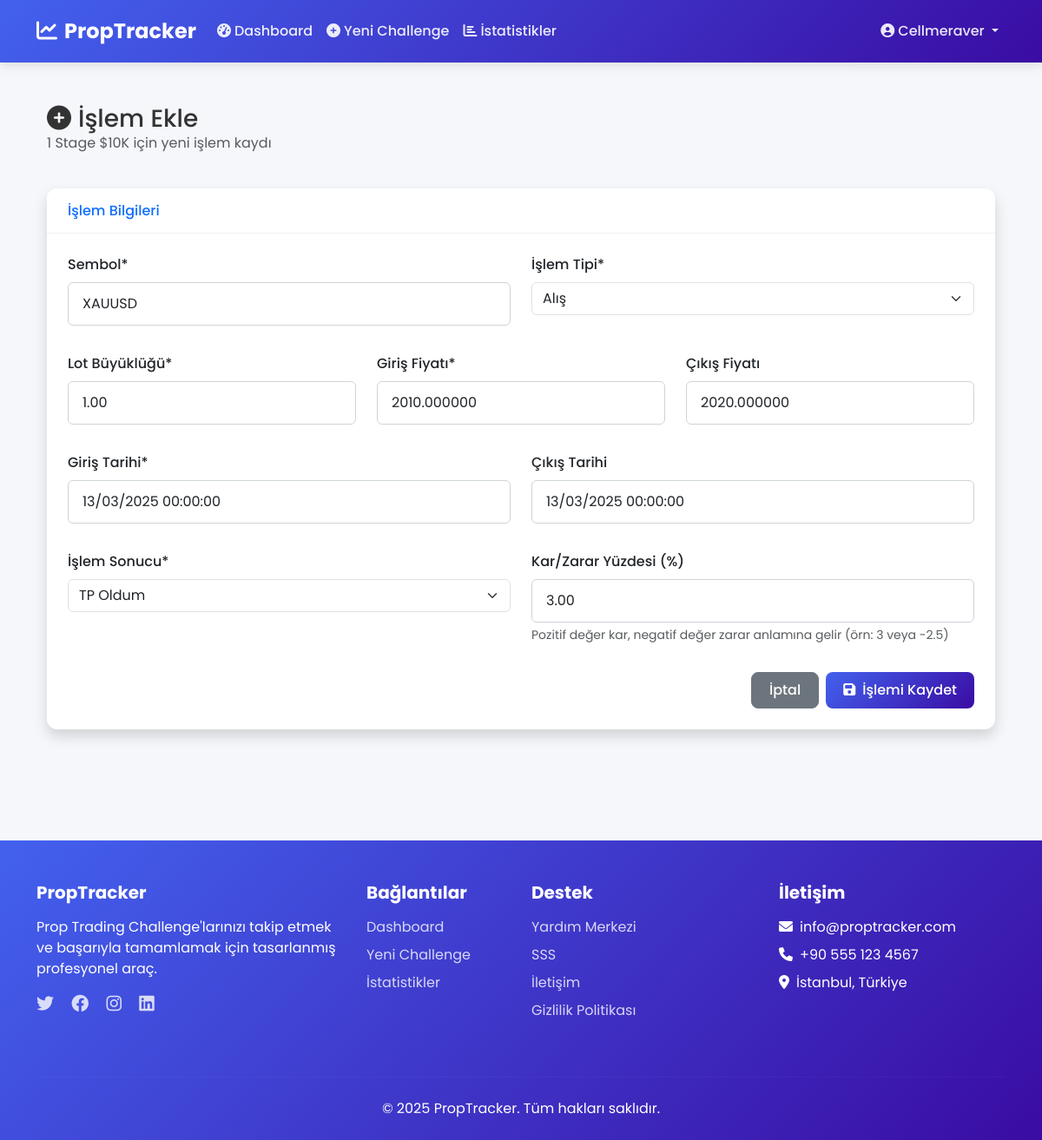
The app's page /trade/7/update/ (signed in) with its own data.
### tracker/models.py (models this page shows, shortened)
class UserChallenge(models.Model):
    user = models.ForeignKey(User, on_delete=models.CASCADE, related_name='challenges')
    challenge_type = models.ForeignKey(ChallengeType, on_delete=models.CASCADE)
    start_date = models.DateField(default=timezone.now)
    current_stage = models.IntegerField(default=1, help_text="Çok aşamalı challenge'larda mevcut aşama")
    stage1_completion_date = models.DateField(null=True, blank=True)
    stage2_completion_date = models.DateField(null=True, blank=True)
    completion_date = models.DateField(null=True, blank=True, help_text="Challenge'ın tamamlandığı tarih")
    failure_reason = models.CharField(max_length=255, null=True, blank=True, help_text="Challenge başarısız olma sebebi")
    STATUS_CHOICES = [
        ('ACTIVE', 'Devam Ediyor'),
        ('COMPLETED', 'Başarıyla Tamamlandı'),
        ('FAILED', 'Başarısız'),
        ('FUNDED', 'Fonlandı'),
    ]
    status = models.CharField(max_length=20, choices=STATUS_CHOICES, default='ACTIVE')
    current_balance = models.DecimalField(max_digits=15, decimal_places=2)
    highest_balance = models.DecimalField(max_digits=15, decimal_places=2)
    lowest_balance = models.DecimalField(max_digits=15, decimal_places=2)
    funding_date = models.DateField(null=True, blank=True)
    profit_share_percentage = models.DecimalField(max_digits=5, decimal_places=2, null=True, blank=True)

class ChallengeType(models.Model):
    provider = models.ForeignKey(FundingProvider, on_delete=models.CASCADE, related_name='challenge_types')
    name = models.CharField(max_length=100)  # Örn: "10K Challenge"
    account_size = models.DecimalField(max_digits=15, decimal_places=2)  # Örn: 10000.00
    price = models.DecimalField(max_digits=10, decimal_places=2)  # Challenge ücreti
    max_daily_loss = models.DecimalField(max_digits=5, decimal_places=2, help_text="Yüzde olarak")  # Örn: 5.00 (%)
    max_total_loss = models.DecimalField(max_digits=5, decimal_places=2, help_text="Yüzde olarak")  # Örn: 10.00 (%)
    profit_target = models.DecimalField(max_digits=5, decimal_places=2, help_text="Yüzde olarak")  # Örn: 8.00 (%)
    duration_days = models.IntegerField(help_text="Challenge süresi (gün)")

class Trade(models.Model):
    TRADE_RESULT_CHOICES = [
        ('TP', 'TP Oldum'),
        ('SL', 'Stop Oldum'),
        ('CUSTOM', 'Özel')
    ]
    user = models.ForeignKey(User, on_delete=models.CASCADE, related_name='trades')
    challenge = models.ForeignKey(UserChallenge, on_delete=models.CASCADE, related_name='trades')
    symbol = models.CharField(max_length=20, verbose_name="Sembol")
    TRADE_TYPES = [
        ('BUY', 'Alış'),
        ('SELL', 'Satış'),
    ]
    trade_type = models.CharField(max_length=10, choices=TRADE_TYPES, verbose_name="İşlem Tipi")
    lot_size = models.DecimalField(max_digits=10, decimal_places=2, verbose_name="Lot Büyüklüğü")
    entry_price = models.DecimalField(max_digits=15, decimal_places=6, verbose_name="Giriş Fiyatı")
    exit_price = models.DecimalField(max_digits=15, decimal_places=6, null=True, blank=True, verbose_name="Çıkış Fiyatı")
    entry_date = models.DateTimeField(verbose_name="Giriş Tarihi")
    exit_date = models.DateTimeField(null=True, blank=True, verbose_name="Çıkış Tarihi")
    trade_result = models.CharField(max_length=10, choices=TRADE_RESULT_CHOICES, verbose_name="İşlem Sonucu")
    custom_result = models.CharField(max_length=100, blank=True, null=True, verbose_name="Özel Sonuç")
    profit_loss = models.DecimalField(max_digits=15, decimal_places=2, null=True, blank=True, verbose_name="Kar/Zarar ($)")
    profit_loss_percentage = models.DecimalField(max_digits=6, decimal_places=2, null=True, blank=True, verbose_name="Kar/Zarar Yüzdesi (%)")
    notes = models.TextField(blank=True, null=True, verbose_name="Notlar")
    created_at = models.DateTimeField(auto_now_add=True)
    updated_at = models.DateTimeField(auto_now=True)

### tracker/views.py (the view)
# urls.py: path('trade/<int:trade_id>/update/', views.update_trade, name='update_trade'),
@login_required
def update_trade(request, trade_id):
    trade = get_object_or_404(Trade, id=trade_id, user=request.user)
    challenge = trade.challenge
    old_profit_loss = trade.profit_loss
    if request.method == 'POST':
        form = TradeForm(request.POST, instance=trade)
        if form.is_valid():
            updated_trade = form.save(commit=False)
            initial_balance = challenge.challenge_type.account_size
            if updated_trade.profit_loss_percentage is not None:
                percentage_decimal = Decimal(str(float(updated_trade.profit_loss_percentage) / 100))
                updated_trade.profit_loss = initial_balance * percentage_decimal
            updated_trade.save()
            challenge.current_balance = challenge.current_balance - old_profit_loss + updated_trade.profit_loss
            if challenge.current_balance > challenge.highest_balance:
                challenge.highest_balance = challenge.current_balance
            if challenge.current_balance < challenge.lowest_balance:
                challenge.lowest_balance = challenge.current_balance
            challenge.save()
            messages.success(request, 'İşlem başarıyla güncellendi!')
            return redirect('challenge_detail', challenge_id=challenge.id)
    else:
        form = TradeForm(instance=trade)
    context = {
        'form': form,
        'trade': trade,
        'challenge': challenge,
        'is_update': True
    }
    return render(request, 'tracker/add_trade.html', context)

### tracker/forms.py (shortened to what this page needs)
class TradeForm(forms.ModelForm):
    class Meta:
        model = Trade
        fields = [
            'symbol', 'trade_type', 'lot_size',
            'entry_price', 'exit_price',
            'entry_date', 'exit_date',
            'trade_result', 'custom_result',
            'profit_loss_percentage', 'notes'
        ]
        widgets = {
            'custom_result': forms.TextInput(attrs={'class': 'form-control', 'placeholder': 'Özel sonuç açıklaması'}),
        }
    def __init__(self, *args, **kwargs):
        super().__init__(*args, **kwargs)
        self.fields['trade_result'].choices = [
            ('TP', 'TP Oldum'),
            ('SL', 'Stop Oldum'),
            ('CUSTOM', 'Özel')
        ]
        self.fields['trade_type'].choices = [
            ('BUY', 'Alış'),
            ('SELL', 'Satış')
        ]
        self.fields['custom_result'].required = False
        self.fields['profit_loss_percentage'].help_text = 'Pozitif değer kar, negatif değer zarar anlamına gelir (örn: 3 veya -2.5)'

### templates/tracker/add_trade.html (shortened to what this page needs)
{% extends "base.html" %}
{% load crispy_forms_tags %}
{% block content %}
<div class="container-md py-4">
  <div class="row mb-4">
    <div class="col">
      <h1 class="h3 mb-0 text-gray-800">
        <i class="fas fa-plus-circle me-2"></i>İşlem Ekle
      </h1>
      <p class="text-muted">{{ challenge.challenge_type.name }} için yeni işlem kaydı</p>
    </div>
  </div>
  <div class="card shadow mb-4">
    <div class="card-header py-3 d-flex justify-content-between align-items-center">
      <h6 class="m-0 font-weight-bold text-primary">İşlem Bilgileri</h6>
    </div>
    <div class="card-body">
      <form method="post" novalidate>
        <div class="row gx-4">
          <div class="col-md-6 mb-3">
            {{ form.symbol|as_crispy_field }}
          </div>
          <div class="col-md-6 mb-3">
            {{ form.trade_type|as_crispy_field }}
          </div>
        </div>
        <div class="row gx-4">
          <div class="col-md-4 mb-3">
            {{ form.lot_size|as_crispy_field }}
          </div>
          <div class="col-md-4 mb-3">
            {{ form.entry_price|as_crispy_field }}
          </div>
          <div class="col-md-4 mb-3">
            {{ form.exit_price|as_crispy_field }}
          </div>
        </div>
        <div class="row gx-4">
          <div class="col-md-6 mb-3">
            {{ form.entry_date|as_crispy_field }}
          </div>
          <div class="col-md-6 mb-3">
            {{ form.exit_date|as_crispy_field }}
          </div>
        </div>
        <div class="row gx-4">
          <div class="col-md-6 mb-3">
            {{ form.trade_result|as_crispy_field }}
          </div>
          <div class="col-md-6 mb-3">
            {{ form.profit_loss_percentage|as_crispy_field }}
          </div>
        </div>
        <div class="d-flex justify-content-end">
          <a href="{% url 'challenge_detail' challenge.id %}" class="btn btn-secondary me-2">İptal</a>
          <button type="submit" class="btn btn-primary">
            <i class="fas fa-save me-2"></i>İşlemi Kaydet
          </button>
        </div>
      </form>
    </div>
  </div>
</div>
{% endblock content %}

### templates/base.html (shortened to what this page needs)
<!DOCTYPE html>
{% load static %}
<html lang="tr">
  <head>
    <link href="{% static 'css/bootstrap.min.css' %}" rel="stylesheet">
    <link href="{% static 'css/custom.css' %}" rel="stylesheet">
    <link
      href="https://cdn.jsdelivr.net/npm/bootstrap@5.3.0-alpha1/dist/css/bootstrap.min.css"
      rel="stylesheet"
    />
    <link
      rel="stylesheet"
      href="https://cdnjs.cloudflare.com/ajax/libs/font-awesome/6.0.0/css/all.min.css"
    />
  </head>
  <body>
    <nav class="navbar navbar-expand-lg navbar-dark mb-4">
      <div class="container">
        <a class="navbar-brand" href="{% url 'dashboard' %}">
          <i class="fas fa-chart-line me-2"></i>PropTracker
        </a>
        <div class="collapse navbar-collapse" id="navbarNav">
          <ul class="navbar-nav me-auto">
            {% if user.is_authenticated %}
            <li class="nav-item">
              <a class="nav-link" href="{% url 'dashboard' %}">
                <i class="fas fa-tachometer-alt me-1"></i>Dashboard
              </a>
            </li>
            <li class="nav-item">
              <a class="nav-link" href="{% url 'add_challenge' %}">
                <i class="fas fa-plus-circle me-1"></i>Yeni Challenge
              </a>
            </li>
            <li class="nav-item">
              <a class="nav-link" href="{% url 'trading_statistics' %}">
                <i class="fas fa-chart-bar me-1"></i>İstatistikler
              </a>
            </li>
            {% endif %}
          </ul>
          <ul class="navbar-nav">
            {% if user.is_authenticated %}
            <li class="nav-item dropdown">
              <a class="nav-link dropdown-toggle" href="#" id="userDropdown" role="button" data-bs-toggle="dropdown">
                <i class="fas fa-user-circle me-1"></i>{{ user.username }}
              </a>
            </li>
            {% endif %}
          </ul>
        </div>
      </div>
    </nav>
    <div class="container">
       {% block content %}{% endblock %}
    </div>
    <footer>
      <div class="container">
        <div class="row">
          <div class="col-lg-4 mb-4">
            <h5 class="mb-3 fw-bold">PropTracker</h5>
            <p class="mb-3">
              Prop Trading Challenge'larınızı takip etmek ve başarıyla
              tamamlamak için tasarlanmış profesyonel araç.
            </p>
            <div class="social-icons">
              <a href="#" class="me-3"><i class="fab fa-twitter fa-lg"></i></a>
              <a href="#" class="me-3"><i class="fab fa-facebook fa-lg"></i></a>
              <a href="#" class="me-3"
                ><i class="fab fa-instagram fa-lg"></i
              ></a>
              <a href="#" class="me-3"><i class="fab fa-linkedin fa-lg"></i></a>
            </div>
          </div>
          <div class="col-lg-2 col-md-4 mb-4">
            <h5 class="mb-3 fw-bold">Bağlantılar</h5>
            <ul class="list-unstyled">
              <li class="mb-2">
                <a href="{% url 'dashboard' %}">Dashboard</a>
              </li>
              <li class="mb-2">
                <a href="{% url 'add_challenge' %}">Yeni Challenge</a>
              </li>
              <li class="mb-2">
                <a href="{% url 'trading_statistics' %}">İstatistikler</a>
              </li>
            </ul>
          </div>
          <div class="col-lg-3 col-md-4 mb-4">
            <h5 class="mb-3 fw-bold">Destek</h5>
            <ul class="list-unstyled">
              <li class="mb-2"><a href="#">Yardım Merkezi</a></li>
              <li class="mb-2"><a href="#">SSS</a></li>
              <li class="mb-2"><a href="#">İletişim</a></li>
              <li class="mb-2"><a href="#">Gizlilik Politikası</a></li>
            </ul>
          </div>
          <div class="col-lg-3 col-md-4 mb-4">
            <h5 class="mb-3 fw-bold">İletişim</h5>
            <ul class="list-unstyled">
              <li class="mb-2">
                <i class="fas fa-envelope me-2"></i>info@proptracker.com
              </li>
              <li class="mb-2">
                <i class="fas fa-phone me-2"></i>+90 555 123 4567
              </li>
              <li class="mb-2">
                <i class="fas fa-map-marker-alt me-2"></i>İstanbul, Türkiye
              </li>
            </ul>
          </div>
        </div>
        <hr class="mt-4 mb-4" style="border-color: rgba(255, 255, 255, 0.1)" />
        <div class="text-center">
          <p class="mb-0">&copy; 2025 PropTracker. Tüm hakları saklıdır.</p>
        </div>
      </div>
    </footer>
  </body>
</html>

### static/css/custom.css (style rules this page uses)
.card { height: 100%; }
.form-control { font-size: 0.9rem; }

### templates/base.html (style rules this page uses)
:root { --primary-color: #4361ee; --secondary-color: #3a0ca3; --success-color: #4cc9f0; --danger-color: #f72585; --warning-color: #f8961e; --info-color: #4895ef; --light-color: #f8f9fa; --dark-color: #212529; }
body { font-family: "Poppins", sans-serif; background-color: #f5f7fa; color: #333; }
.navbar { background: linear-gradient( 135deg, var(--primary-color), var(--secondary-color) ); box-shadow: 0 4px 12px rgba(0, 0, 0, 0.1); padding: 0.8rem 1rem; }
.navbar-brand { font-weight: 700; font-size: 1.5rem; color: white !important; }
.nav-link { color: rgba(255, 255, 255, 0.9) !important; font-weight: 500; padding: 0.5rem 1rem; border-radius: 5px; transition: all 0.3s ease; }
.card { border: none; border-radius: 12px; box-shadow: 0 5px 15px rgba(0, 0, 0, 0.05); transition: transform 0.3s ease, box-shadow 0.3s ease; overflow: hidden; }
.card-header { background-color: white; border-bottom: 1px solid rgba(0, 0, 0, 0.05); font-weight: 600; padding: 1.25rem 1.5rem; }
.card-body { padding: 1.5rem; }
.btn { border-radius: 8px; font-weight: 500; padding: 0.5rem 1.25rem; transition: all 0.3s ease; }
.btn-primary { background: linear-gradient( 135deg, var(--primary-color), var(--secondary-color) ); border: none; }
footer { background: linear-gradient( 135deg, var(--primary-color), var(--secondary-color) ); color: white; padding: 3rem 0 1.5rem; margin-top: 5rem; }
footer a { color: rgba(255, 255, 255, 0.8); text-decoration: none; transition: color 0.3s ease; }
.form-control, input[type="text"], input[type="password"], select, textarea { display: block; width: 100%; padding: 0.75rem 1rem; font-size: 1rem; font-weight: 400; line-height: 1.5; color: #212529; background-color: #fff; background-clip: padding-box; border: 1px solid #ced4da; border-radius: 0.375rem; transition: border-color 0.15s ease-in-out, box-shadow 0.15s ease-in-out; }
.form-label { font-weight: 500; margin-bottom: 0.5rem; }

### records on screen
UserChallenge: challenge_type.name "1 Stage $10K"
Trade: symbol "XAUUSD", trade_type "Alış", lot_size "1.00", entry_price "2010.000000", exit_price "2020.000000", entry_date "13/03/2025 00:00:00", exit_date "13/03/2025 00:00:00", trade_result "TP Oldum", profit_loss_percentage "3.00"

### other values on screen
{{ user.username }} "Cellmeraver"
